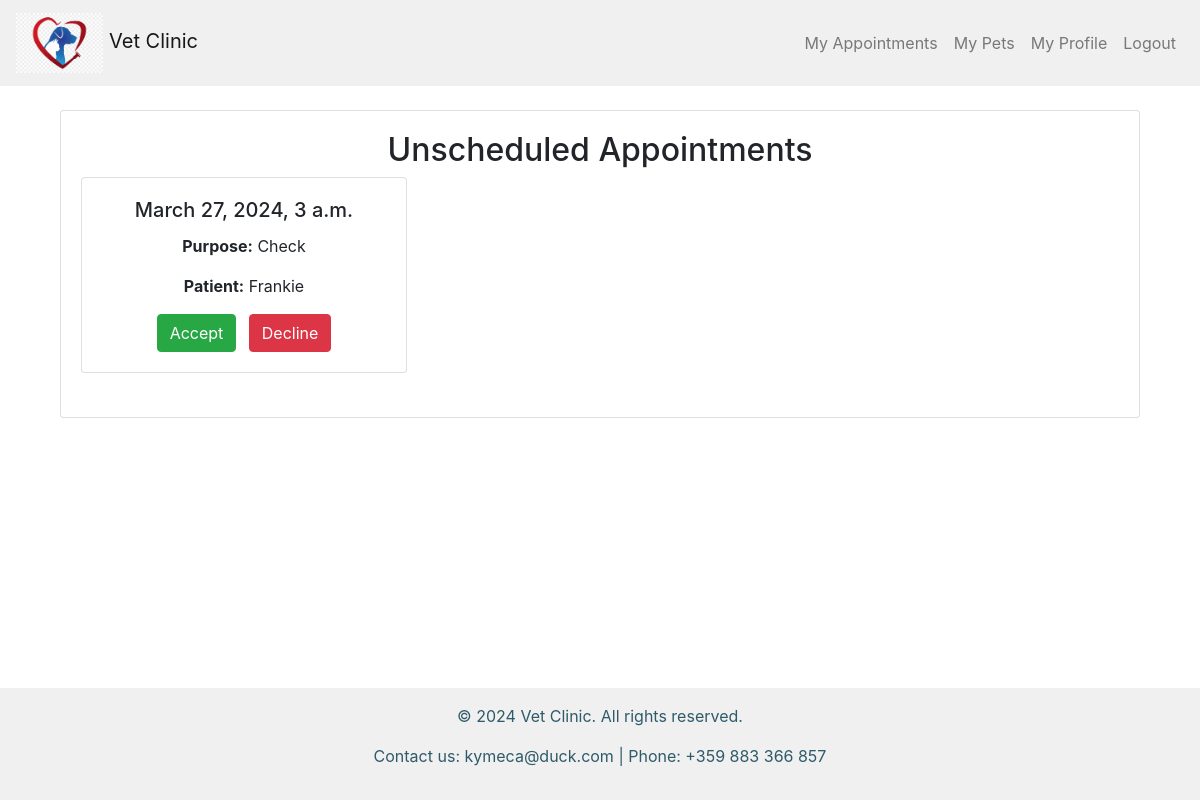
The app's page /doctors/unscheduled_appointments/ (signed in), older data.
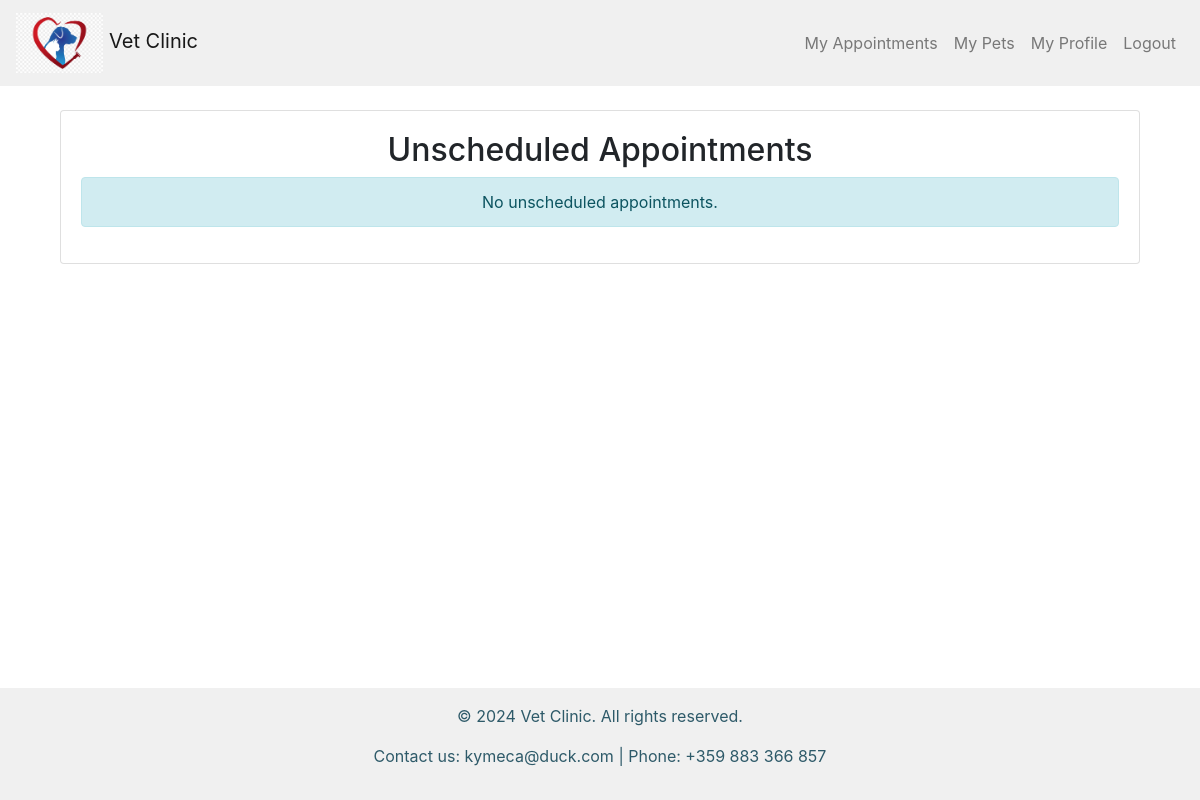
The same page, newer data.
### vet_clinic/appointments/models.py (models this page shows, shortened)
class Appointment(models.Model):
    MAX_LENGTH_PURPOSE = 255
    date_time = models.DateTimeField()
    purpose = models.CharField(
        max_length=MAX_LENGTH_PURPOSE,
        blank=True,
    )
    patient = models.ForeignKey(
        PetPatient,
        on_delete=models.CASCADE,
    )
    doctor = models.ForeignKey(
        UserModel,
        on_delete=models.CASCADE,
        blank=True,
        null=True,
    )
    created_by = models.ForeignKey(
        UserModel,
        on_delete=models.CASCADE,
        related_name='created_by',
    )
    is_accepted = models.BooleanField()

### vet_clinic/pet_patients/models.py (models this page shows, shortened)
class PetPatient(models.Model):
    MAX_LENGTH_PATIENT_NAME = 50
    MAX_LENGTH_SPECIES_NAME = 25
    MAX_LENGTH_BREED_NAME = 100
    DOG = 'Dog'
    CAT = 'Cat'
    BIRD = 'Bird'
    RABBIT = 'Rabbit'
    HAMSTER = 'Hamster'
    FISH = 'Fish'
    TURTLE = 'Turtle'
    GUINEA_PIG = 'Guinea Pig'
    SNAKE = 'Snake'
    HORSE = 'Horse'
    OTHER = 'Other'
    SPECIES_CHOICES = [
        (DOG, 'Dog'),
        (CAT, 'Cat'),
        (BIRD, 'Bird'),
        (RABBIT, 'Rabbit'),
        (HAMSTER, 'Hamster'),
        (FISH, 'Fish'),
        (TURTLE, 'Turtle'),
        (GUINEA_PIG, 'Guinea Pig'),
        (SNAKE, 'Snake'),
        (HORSE, 'Horse'),
        (OTHER, 'Other'),
    ]
    name = models.CharField(
        max_length=MAX_LENGTH_PATIENT_NAME,
    )
    species = models.CharField(
        max_length=MAX_LENGTH_SPECIES_NAME,
        choices=SPECIES_CHOICES,
    )
    breed = models.CharField(
        max_length=MAX_LENGTH_BREED_NAME,
        null=True,
        blank=True,
    )
    date_of_birth = models.DateField()
    weight = models.FloatField(
        validators=[validate_positive_weight],
    )
    gender = models.CharField(
        max_length=1,
        choices=[
            ('M', 'Male'),
            ('F', 'Female'),
        ],
    )
    color = models.CharField(
        max_length=50,
        null=True,
        blank=True,
    )
    notes = models.TextField(
        blank=True,
    )
    is_active = models.BooleanField(
        default=True,
    )
    user = models.ForeignKey(
        UserModel,
        on_delete=models.CASCADE,
        related_name='pets',
    )
    doctor = models.ForeignKey(
        UserModel,
        on_delete=models.SET_NULL,
        null=True,
        blank=True,
    )

### vet_clinic/doctors/views.py (the view)
# urls.py: path('unscheduled_appointments/', UnscheduledAppointmentsView.as_view(), name='unscheduled_appointments'),
class UnscheduledAppointmentsView(auth_mixins.LoginRequiredMixin, views.ListView):
    template_name = 'doctors/unscheduled_appointments.html'
    queryset = Appointment.objects.filter(doctor__isnull=True)
    context_object_name = 'unscheduled_appointments'

### templates/doctors/unscheduled_appointments.html (shortened to what this page needs)
{% extends 'base.html' %}
{% block main_content %}
  <div class="container">
    <div class="card">
      <div class="card-body text-center">
        <h2>Unscheduled Appointments</h2>
        <div class="row">
          {% for appointment in unscheduled_appointments %}
            <div class="col-md-4 mb-4">
              <div class="card">
                <div class="card-body">
                  <h5 class="card-title">{{ appointment.date_time }}</h5>
                  <p class="card-text"><strong>Purpose:</strong> {{ appointment.purpose }}</p>
                  {% if appointment.patient %}
                    <p class="card-text"><strong>Patient:</strong> {{ appointment.patient.name }}</p>
                  {% endif %}
                  <form action="{% url 'accept_appointment' pk=appointment.pk %}" method="post" style="display: inline-block;">
                    <button type="submit" class="btn btn-success mr-2">Accept</button>
                  </form>
                  <form action="{% url 'decline_appointment' pk=appointment.pk %}" method="post" style="display: inline-block;">
                    <button type="submit" class="btn btn-danger">Decline</button>
                  </form>
                </div>
              </div>
            </div>
          {% empty %}
            <div class="col">
              <div class="alert alert-info" role="alert">
                No unscheduled appointments.
              </div>
            </div>
          {% endfor %}
        </div>
      </div>
    </div>
  </div>
{% endblock %}

Row changes from the older to the newer data that the page shows:
no longer on this page (row edited): Appointment: date_time "March 27, 2024, 3 a.m.", purpose "Check", patient.name "Frankie"
Text that changed along with them:
text now shown: "No unscheduled appointments."
